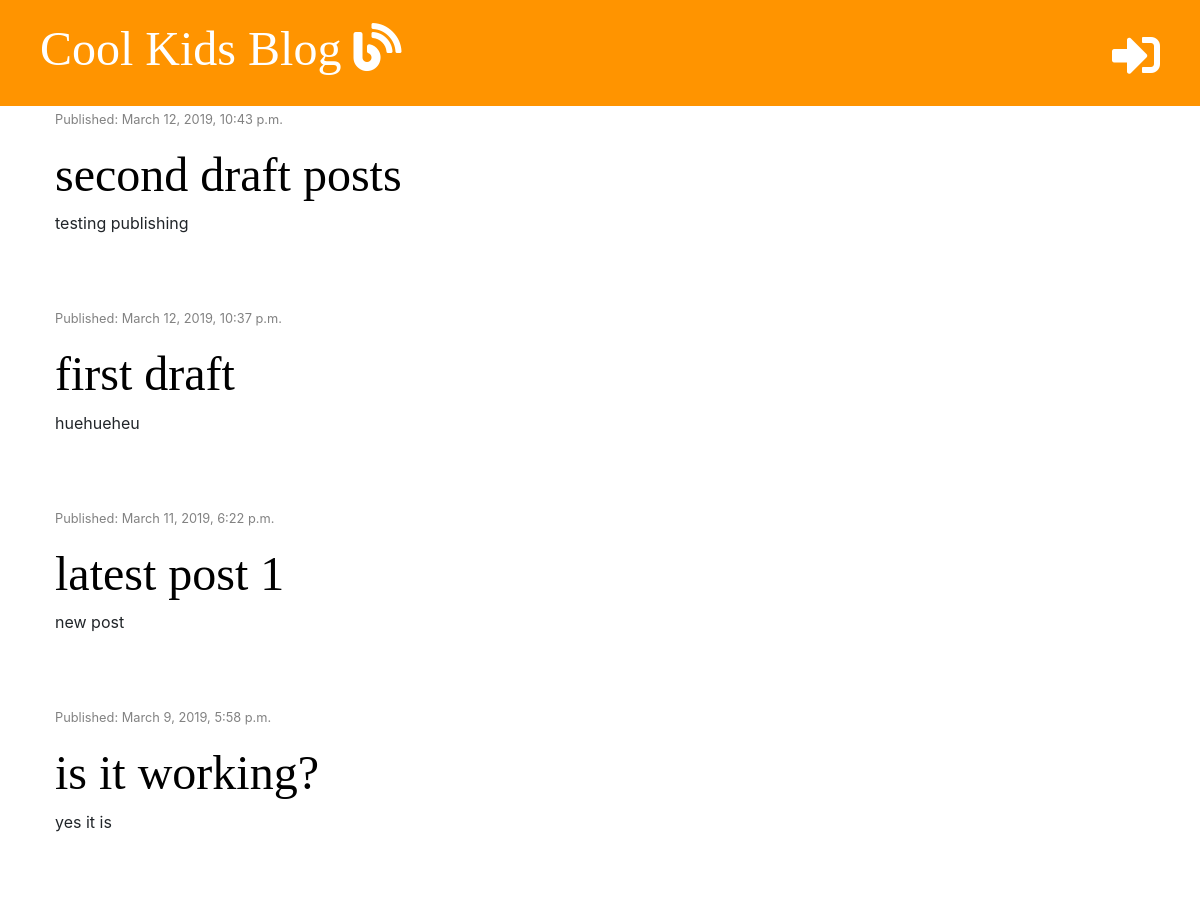
Before: / (upper part) with the older database file.
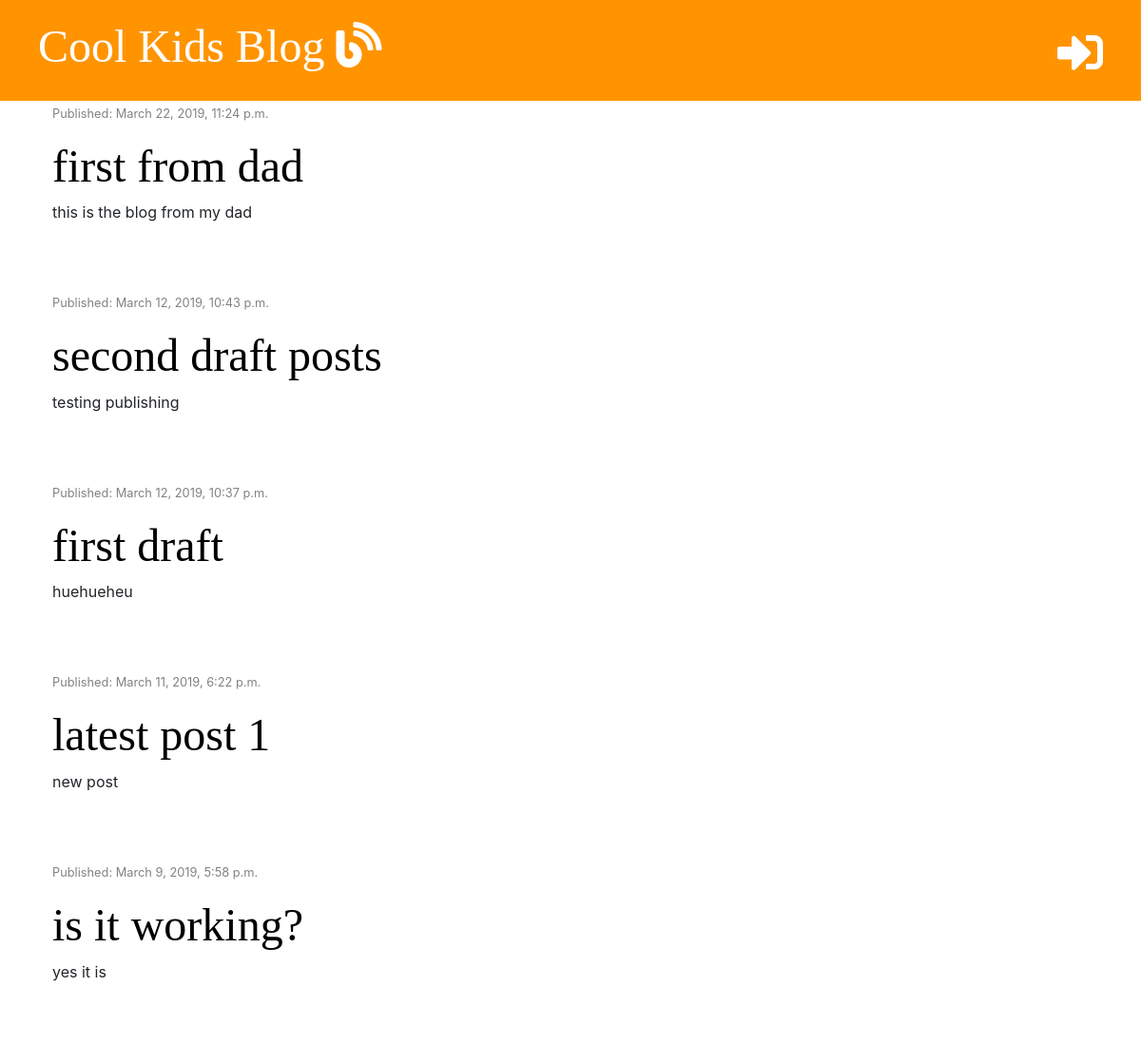
After: the same page with the newer database file.
### blog/models.py (models this page shows, shortened)
class Post(models.Model):
    author = models.ForeignKey('auth.User', on_delete=models.CASCADE)
    title = models.CharField(max_length=200)
    text = models.TextField()
    created_date = models.DateTimeField(default=timezone.now)
    published_date = models.DateTimeField(blank=True, null=True)

### blog/views.py (the view)
# urls.py: path('', views.post_list, name='post_list'),
def post_list(request):
    posts = Post.objects.filter(published_date__lte=timezone.now()).order_by('-published_date')
    stuff_for_frontend = {'posts' : posts}
    return render(request, 'blog/post_list.html', stuff_for_frontend)

### blog/templates/blog/post_list.html (shortened to what this page needs)
{% extends 'blog/base.html' %}
{% block content %}
      {% for post in posts %}
          <div class="post">
            <div class="date">
                <p><small>Published: {{ post.published_date }}</small></p>
            </div>
            <h1><a href="{% url 'post_detail' pk=post.pk %}">{{ post.title }}</a></h1>
            <p>{{ post.text|truncatechars:50|linebreaksbr }}</p>
          </div>
      {% endfor %}
{% endblock %}

Changed rows visible on the page:
added Post: published_date "March 22, 2019, 11:24 p.m.", title "first from dad", text "this is the blog from my dad"
